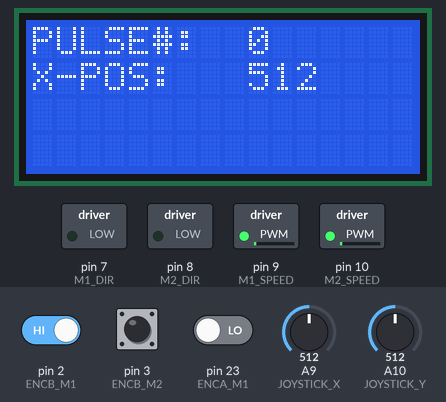
The sketch below on a simulated Arduino Mega 2560, built with avr-gcc and run on an emulated ATmega2560. Shown: 16×4 character LCD, switched loads named in the sketch (green lamp = pin HIGH). The inputs (shaded band) are chosen by the test bench; at power-on: A9 (JOYSTICK_X) = 512, pin 2 (ENCB_M1) HIGH, pin 3 (ENCB_M2) HIGH, pin 23 (ENCA_M1) LOW, A10 (JOYSTICK_Y) = 512. What the sketch prints to the serial monitor is not drawn.

Above: at 1.2 s.
1.3 s: A9 (JOYSTICK_X) set to 490
At 2.3 s:
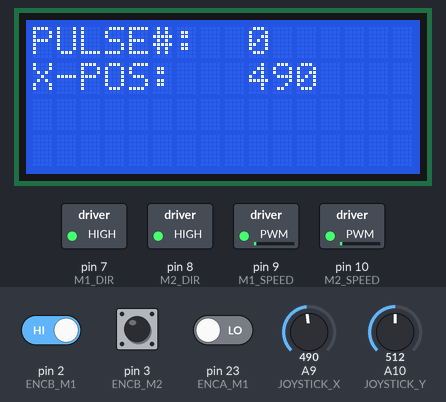
2.8 s: A9 (JOYSTICK_X) set to 306
At 3.5 s:
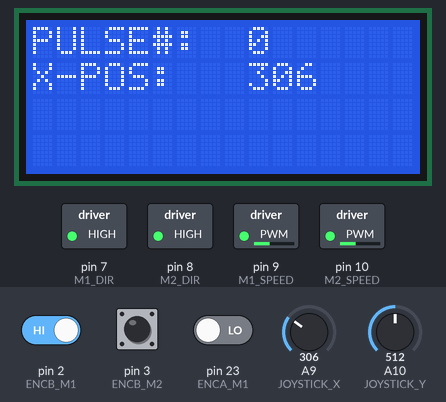
4.4 s: A9 (JOYSTICK_X) set to 290
At 5.5 s:
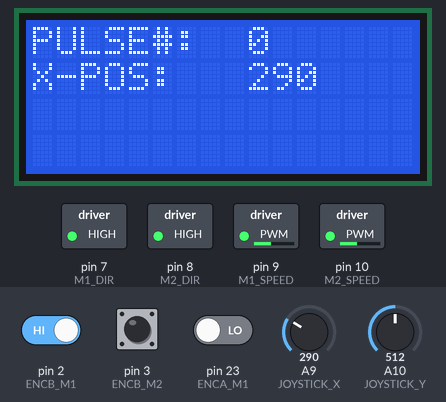
6.0 s: A9 (JOYSTICK_X) set to 510
At 7.3 s:
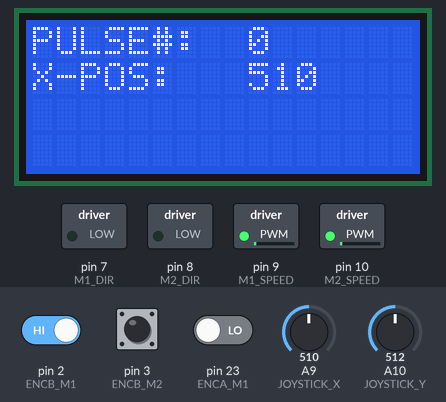
7.6 s: pin 2 (ENCB_M1) driven LOW
At 8.8 s:
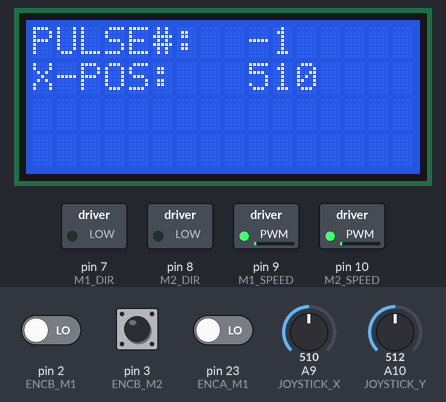
9.1 s: A9 (JOYSTICK_X) set to 122
At 10.0 s:
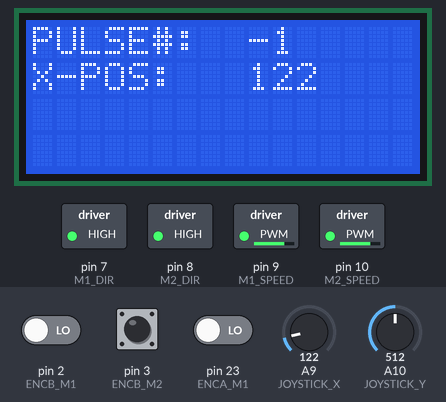
Timing chart, 0 to 11.7 s (numbered marks = the images above; inputs shaded):
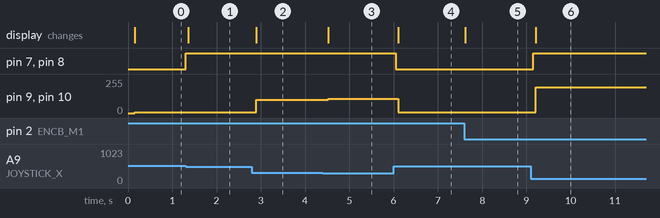

The sketch:

motor_control_with_joystick_encoder.ino
```cpp
#include <LiquidCrystal.h>

#define M1_DIR 7          // pin for the direction of motor 1
#define M2_DIR 8          // pin for the direction of motor 2
#define M1_SPEED 9        // pin for the speed of motor 1
#define M2_SPEED 10       // pin for the speed of motor 2
#define JOYSTICK_X A9     // pin for the horizontal position of the joystick
#define JOYSTICK_Y A10    // pin for the vertical position of the joystick
#define ENCA_M1 23        // pin for sensing direction of motor 1
#define ENCB_M1 2         // pin for sensing pulse of motor 1
#define ENCA_M2 24        // pin for sensing direction of motor 2
#define ENCB_M2 3         // pin for sensing pulse of motor 2

int motor_speed = 0;
volatile int pulse = 0;
String direction = "";

LiquidCrystal lcd (37,36,35,34,33,32);

void setup() {
  pinMode(JOYSTICK_X, INPUT);
  pinMode(JOYSTICK_Y, INPUT);
  pinMode(M1_DIR, OUTPUT);
  pinMode(M2_DIR, OUTPUT);
  pinMode(M1_SPEED, OUTPUT);
  pinMode(M2_SPEED, OUTPUT);
  pinMode(ENCA_M1, INPUT);
  pinMode(ENCA_M2, INPUT);
  pinMode(ENCB_M1, INPUT);
  pinMode(ENCB_M2, INPUT);
  digitalWrite(M1_DIR, LOW);
  digitalWrite(M2_DIR, LOW);
  analogWrite(M1_SPEED, motor_speed);
  analogWrite(M2_SPEED, motor_speed);
  attachInterrupt(digitalPinToInterrupt(ENCB_M1), ISR_ENCB_M1, FALLING);
  attachInterrupt(digitalPinToInterrupt(ENCB_M2), ISR_ENCB_M2, FALLING);
  Serial.begin(9600);

  lcd.begin(16, 4);
  lcd.setCursor(0, 0);
  lcd.print("PULSE#: ");
  lcd.setCursor(0, 1);
  lcd.print("X-POS: ");
  instructions();
}

void loop() {
  // Read joystick x-, and y-poistions
  int x_position = analogRead(JOYSTICK_X);
  int y_position = analogRead(JOYSTICK_Y);

  /* x_position >= 512 --> forward movement
     x_position < 512 --> reverse movement
     otherwise stop */
  if (x_position > 500) {
    digitalWrite(M1_DIR, LOW);
    digitalWrite(M2_DIR, LOW);
    motor_speed = (255./500.)*x_position - 255.;
    direction = "Forward";
    printInfo(pulse, motor_speed, direction);
  } else if (x_position < 500) {
    digitalWrite(M1_DIR, HIGH);
    digitalWrite(M2_DIR, HIGH);
    motor_speed = -255./500. * x_position + 255.;
    direction = "Backward";
    printInfo(pulse, motor_speed, direction);
  } else {
    motor_speed = 0;
  }
  analogWrite(M1_SPEED, motor_speed);
  analogWrite(M2_SPEED, motor_speed);

  lcd.setCursor(9, 0);
  lcd.print("         ");
  lcd.setCursor(9, 0);
  lcd.print(pulse);

  lcd.setCursor(9, 1);
  lcd.print("         ");
  lcd.setCursor(9, 1);
  lcd.print(x_position);
}

// -- End of loop --

// Interrupt-Service Routines (ISRs)
void ISR_ENCB_M1() {
  int dir = digitalRead(ENCA_M1);
  if(dir == HIGH)
    pulse++;
  else
    pulse--;
}

void ISR_ENCB_M2() {
  int dir = digitalRead(ENCA_M2);
  if(dir == HIGH)
    pulse++;
  else
    pulse--;
}

// -- End of ISRs --

void printInfo(int p, int s, String d) {
  Serial.print("PULSE COUNT: ");
  Serial.print(p);
  Serial.print("  MOTOR SPEED: ");
  Serial.print(s);
  Serial.print("  MOTOR DIRECTION: ");
  Serial.println(d);
}

void instructions() {
  Serial.println("Use the joystick to move the vehicle forware or backward");
  Serial.println("\nWaiting for joystick movement...");
}
```

Measured:
- after the input at 1.3 s, pin 7 (M1_DIR), pin 8 (M2_DIR): LOW → HIGH at once; pin 9 (M1_SPEED), pin 10 (M2_SPEED): 6/255 → 5/255 after 0.06 s; the display: changes after 0.07 s (image 1)
- after the input at 2.8 s, pin 9 (M1_SPEED), pin 10 (M2_SPEED): 5/255 → 98/255 after 0.10 s; the display: changes after 0.10 s (image 2)
- after the input at 4.4 s, pin 9 (M1_SPEED), pin 10 (M2_SPEED): 98/255 → 107/255 after 0.12 s; the display: changes after 0.12 s (image 3)
- after the input at 6.0 s, pin 7 (M1_DIR), pin 8 (M2_DIR): HIGH → LOW after 0.05 s; pin 9 (M1_SPEED), pin 10 (M2_SPEED): 107/255 → 5/255 after 0.10 s; the display: changes after 0.11 s (image 4)
- after the input at 7.6 s, the display: changes at once (image 5)
- after the input at 9.1 s, pin 7 (M1_DIR), pin 8 (M2_DIR): LOW → HIGH after 0.05 s; pin 9 (M1_SPEED), pin 10 (M2_SPEED): 5/255 → 192/255 after 0.11 s; the display: changes after 0.11 s (image 6)
